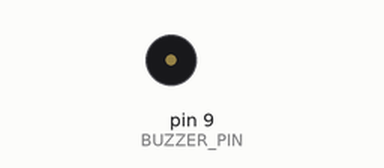
Bench run of a sketch on a simulated Arduino Uno, built with avr-gcc and run on an emulated ATmega328P. Parts: buzzer (waves = sounding).

Above: at 1.5 s.
At 8.89 s:
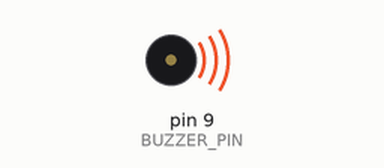
Timing chart, 0 to 9.3 s (numbered marks = the images above):
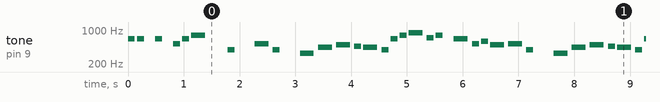

The sketch:

mario_bros.ino
```cpp
// (licence header left out)
#include "pitches.h"   // Librería que define las constantes de notas musicales (NOTE_C4, NOTE_D4, etc.)

#define BUZZER_PIN 9   // Pin digital donde está conectado el buzzer

// 🎵 Arreglo con todas las notas de la melodía
// Cada constante corresponde a una frecuencia musical definida en pitches.h
// REST significa silencio (pausa sin sonido)
int melody[] = {
  NOTE_E5, NOTE_E5, REST, NOTE_E5, REST, NOTE_C5, NOTE_E5,
  NOTE_G5, REST, NOTE_G4, REST,
  NOTE_C5, NOTE_G4, REST, NOTE_E4,
  NOTE_A4, NOTE_B4, NOTE_AS4, NOTE_A4,
  NOTE_G4, NOTE_E5, NOTE_G5, NOTE_A5, NOTE_F5, NOTE_G5,
  REST, NOTE_E5,NOTE_C5, NOTE_D5, NOTE_B4,
  NOTE_C5, NOTE_G4, REST, NOTE_E4,
  NOTE_A4, NOTE_B4, NOTE_AS4, NOTE_A4,
  NOTE_G4, NOTE_E5, NOTE_G5, NOTE_A5, NOTE_F5, NOTE_G5,
  REST, NOTE_E5,NOTE_C5, NOTE_D5, NOTE_B4,

  REST, NOTE_G5, NOTE_FS5, NOTE_F5, NOTE_DS5, NOTE_E5,
  REST, NOTE_GS4, NOTE_A4, NOTE_C4, REST, NOTE_A4, NOTE_C5, NOTE_D5,
  REST, NOTE_DS5, REST, NOTE_D5,
  NOTE_C5, REST,

  // ... (continúa con toda la melodía)

  // 🎵 Sonido de "Game Over"
  NOTE_C5, NOTE_G4, NOTE_E4,
  NOTE_A4, NOTE_B4, NOTE_A4, NOTE_GS4, NOTE_AS4, NOTE_GS4,
  NOTE_G4, NOTE_D4, NOTE_E4
};

// ⏱️ Arreglo con las duraciones de cada nota
// Cada número indica la fracción de un segundo:
// 4 = negra (¼ segundo), 8 = corchea (⅛ segundo), 2 = blanca (½ segundo), 1 = redonda (1 segundo)
int durations[] = {
  8, 8, 8, 8, 8, 8, 8,
  4, 4, 8, 4,
  4, 8, 4, 4,
  4, 4, 8, 4,
  8, 8, 8, 4, 8, 8,
  8, 4,8, 8, 4,
  4, 8, 4, 4,
  4, 4, 8, 4,
  8, 8, 8, 4, 8, 8,
  8, 4,8, 8, 4,

  // ... (continúa con todas las duraciones)

  // ⏱️ Duraciones del sonido "Game Over"
  4, 4, 4,
  8, 8, 8, 8, 8, 8,
  8, 8, 2
};

void setup()
{
  pinMode(BUZZER_PIN, OUTPUT);  // Configura el pin del buzzer como salida
}

void loop()
{
  // Calcula cuántos elementos hay en el arreglo durations
  int size = sizeof(durations) / sizeof(int);

  // Recorre todas las notas de la melodía
  for (int note = 0; note < size; note++) {
    // Calcula la duración real de la nota en milisegundos
    // Ejemplo: si durations[note] = 4 → 1000/4 = 250 ms
    int duration = 1000 / durations[note];

    // Reproduce la nota en el buzzer con la duración calculada
    tone(BUZZER_PIN, melody[note], duration);

    // Pausa entre notas (30% más larga que la duración de la nota)
    int pauseBetweenNotes = duration * 1.30;
    delay(pauseBetweenNotes);

    // Detiene el sonido antes de pasar a la siguiente nota
    noTone(BUZZER_PIN);
  }
}
```

Measured:
- by itself, tone on pin 9 (BUZZER_PIN): plays 659 Hz for 0.13 s, 659 Hz for 0.13 s, 659 Hz for 0.13 s, 523 Hz for 0.13 s, 659 Hz for 0.13 s, 784 Hz for 0.25 s … (456 notes in this stretch)
